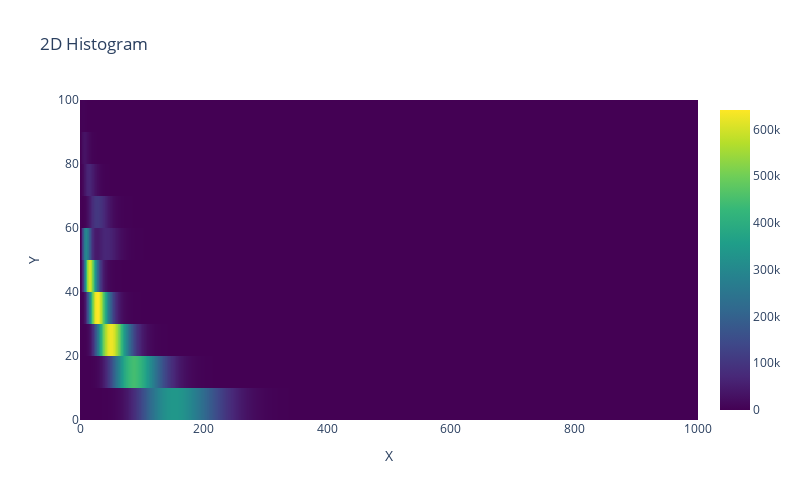

The notebook cell this image was saved under:
### Code cell
import numpy as np
import plotly.graph_objects as go
from ipywidgets import interact
import ipywidgets as widgets

# -- Your TH2 histogram from ROOT
hist2d = hists_read[0][type_loc]
nbins_x = hist2d.GetNbinsX()
nbins_y = hist2d.GetNbinsY()

# Bin centers
x_centers = [hist2d.GetXaxis().GetBinCenter(i+1) for i in range(nbins_x)]
y_centers = [hist2d.GetYaxis().GetBinCenter(j+1) for j in range(nbins_y)]

# Full Z data for 2D heatmap
z_content = np.array([[hist2d.GetBinContent(i+1, j+1)
                       for i in range(nbins_x)] for j in range(nbins_y)])

# -- Draw 2D heatmap once
heatmap_fig = go.Figure()
heatmap_fig.add_trace(go.Heatmap(
    x=x_centers,
    y=y_centers,
    z=z_content,
    coloraxis="coloraxis"
))
heatmap_fig.update_layout(
    height=500,
    width=800,
    title="2D Histogram",
    coloraxis={"colorscale": "Viridis"},
    xaxis_title="X",
    yaxis_title="Y"
)
heatmap_fig.show()

# -- Interactive projection
@interact(binY=widgets.IntSlider(min=1, max=nbins_y, step=1, value=1, description='Y bin'))
def update_projection(binY):
    binY_index = binY - 1
    projection = z_content[binY_index, :]  # Single row = X projection at Y bin
    y_bin_center = y_centers[binY_index]

    fig = go.Figure()
    fig.add_trace(go.Bar(x=x_centers, y=projection))
    fig.update_layout(
        title=f"X Projection at Y = {y_bin_center:.2f}",
        xaxis_title="X",
        yaxis_title="Counts",
        height=300,
        width=800
    )
    fig.show()

### Figure 1 — Plotly figure (JSON) as saved in the notebook; plotly's stock layout.template omitted (floating-point values rounded to 4 significant figures; data arrays with more than 128 entries replaced by an {"elided": "..."} marker saying what was removed)
{"data": [{"coloraxis": "coloraxis", "type": "heatmap", "x": {"elided": "1000 float values"}, "y": [5, 15, 25, 35, 45, 55, 65, 75, 85, 95], "z": {"elided": "10x1000 int values"}}], "layout": {"coloraxis": {"colorscale": [[0, "#440154"], [0.1111, "#482878"], [0.2222, "#3e4989"], [0.3333, "#31688e"], [0.4444, "#26828e"], [0.5556, "#1f9e89"], [0.6667, "#35b779"], [0.7778, "#6ece58"], [0.8889, "#b5de2b"], [1, "#fde725"]]}, "height": 500, "title": {"text": "2D Histogram"}, "width": 800, "xaxis": {"title": {"text": "X"}}, "yaxis": {"title": {"text": "Y"}}}}
